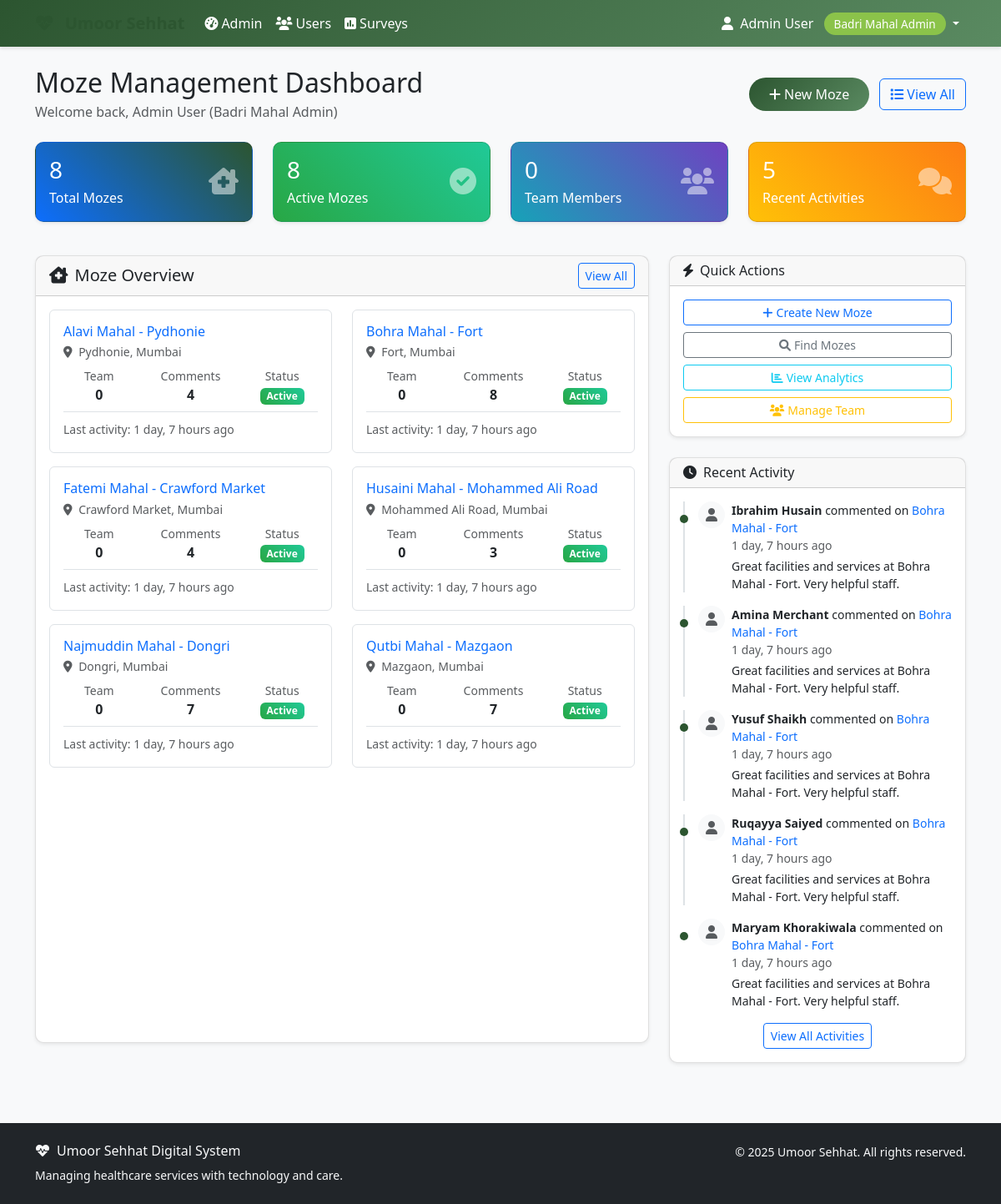
The page /moze/ (signed in) on the database as committed earlier.
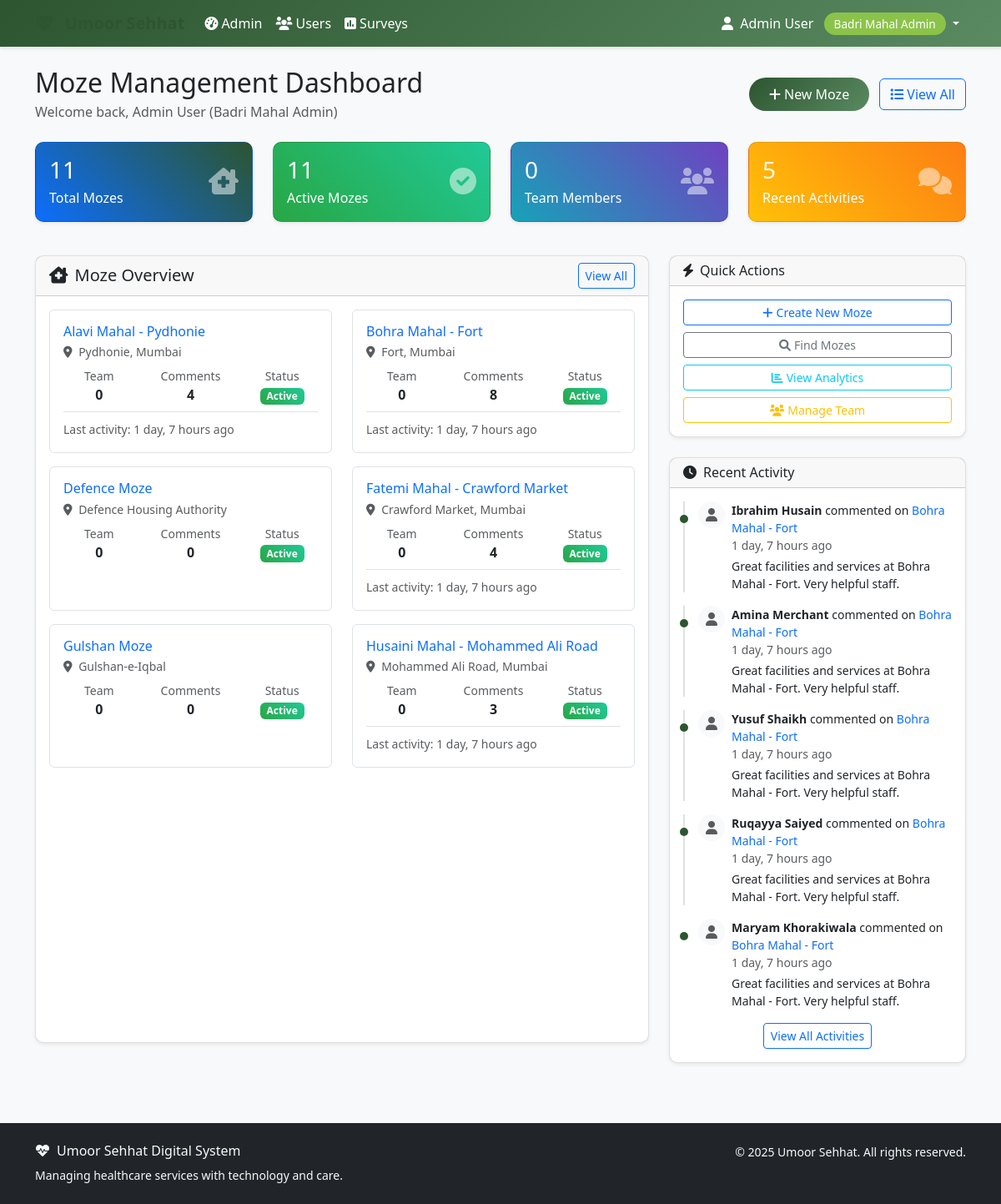
The same page on the database as committed later.
### moze/models.py (models this page shows, shortened)
class Moze(models.Model):
    name = models.CharField(max_length=100, unique=True)
    location = models.CharField(max_length=200)
    address = models.TextField(blank=True, null=True)
    aamil = models.ForeignKey(
        settings.AUTH_USER_MODEL,
        on_delete=models.CASCADE,
        related_name='managed_mozes',
        limit_choices_to={'role': 'aamil'}
    )
    team_members = models.ManyToManyField(
        settings.AUTH_USER_MODEL,
        related_name='moze_teams',
        blank=True,
        help_text='Team members assigned to this Moze'
    )
    moze_coordinator = models.ForeignKey(
        settings.AUTH_USER_MODEL,
        on_delete=models.SET_NULL,
        null=True,
        blank=True,
        related_name='coordinated_mozes',
        limit_choices_to={'role': 'moze_coordinator'}
    )
    established_date = models.DateField(blank=True, null=True)
    is_active = models.BooleanField(default=True)
    capacity = models.PositiveIntegerField(default=100, help_text='Maximum patient capacity')
    contact_phone = models.CharField(max_length=15, blank=True, null=True)
    contact_email = models.EmailField(blank=True, null=True)
    created_at = models.DateTimeField(auto_now_add=True)
    updated_at = models.DateTimeField(auto_now=True)
    class Meta:
        verbose_name = 'Moze'
        verbose_name_plural = 'Mozes'
        ordering = ['name']
    def get_team_count(self):
        return self.team_members.count()

class MozeComment(models.Model):
    moze = models.ForeignKey(Moze, on_delete=models.CASCADE, related_name='comments')
    author = models.ForeignKey(settings.AUTH_USER_MODEL, on_delete=models.CASCADE)
    content = models.TextField()
    parent = models.ForeignKey('self', on_delete=models.CASCADE, null=True, blank=True, related_name='replies')
    is_active = models.BooleanField(default=True)
    created_at = models.DateTimeField(auto_now_add=True)
    updated_at = models.DateTimeField(auto_now=True)
    class Meta:
        ordering = ['-created_at']

### accounts/models.py (models this page shows, shortened)
class User(AbstractUser):
    ROLE_CHOICES = [
        ('aamil', 'Aamil'),
        ('moze_coordinator', 'Moze Coordinator'),
        ('doctor', 'Doctor'),
        ('student', 'Student'),
        ('badri_mahal_admin', 'Badri Mahal Admin'),
    ]
    role = models.CharField(max_length=20, choices=ROLE_CHOICES, default='student')
    its_id = models.CharField(
        max_length=8,
        unique=True,
        null=True,
        blank=True,
        validators=[RegexValidator(
            regex=r'^\d{8}$',
            message='ITS ID must be exactly 8 digits',
            code='invalid_its_id'
        )],
        help_text='8-digit ITS ID'
    )
    phone_number = models.CharField(max_length=15, blank=True, null=True)
    profile_photo = models.ImageField(upload_to='profile_photos/', blank=True, null=True)
    arabic_name = models.CharField(max_length=100, blank=True, null=True)
    age = models.PositiveIntegerField(blank=True, null=True)
    verified_certificate = models.FileField(upload_to='certificates/', blank=True, null=True)
    specialty = models.CharField(max_length=100, blank=True, null=True)
    college = models.CharField(max_length=100, blank=True, null=True)  # For students
    specialization = models.CharField(max_length=100, blank=True, null=True)  # For students
    created_at = models.DateTimeField(auto_now_add=True)
    updated_at = models.DateTimeField(auto_now=True)
    def get_full_name(self):
        if self.arabic_name:
            return self.arabic_name
        return super().get_full_name() or self.username
    @property
    def is_aamil(self):
        return self.role == 'aamil'
    @property
    def is_moze_coordinator(self):
        return self.role == 'moze_coordinator'
    @property
    def is_doctor(self):
        return self.role == 'doctor'
    @property
    def is_student(self):
        return self.role == 'student'
    @property
    def is_admin(self):
        return self.role == 'badri_mahal_admin' or self.is_superuser
    class Meta:
        verbose_name = 'User'
        verbose_name_plural = 'Users'
        ordering = ['first_name', 'last_name']

### moze/views.py (the view)
# urls.py: path('', views.dashboard, name='dashboard'),
@login_required
def dashboard(request):
    user = request.user
    if user.is_admin:
        mozes = Moze.objects.all()
    elif user.is_aamil:
        mozes = user.managed_mozes.all()
    elif user.is_moze_coordinator:
        mozes = user.coordinated_mozes.all()
    else:
        mozes = Moze.objects.none()
    total_mozes = mozes.count()
    active_mozes = mozes.filter(is_active=True).count()
    team_members_count = User.objects.filter(moze_teams__in=mozes).distinct().count()
    recent_comments = MozeComment.objects.filter(
        moze__in=mozes,
        is_active=True
    ).select_related('author', 'moze').order_by('-created_at')[:5]
    moze_stats = []
    for moze in mozes[:6]:  # Top 6 mozes for dashboard
        stats = {
            'moze': moze,
            'team_count': moze.get_team_count(),
            'comments_count': moze.comments.filter(is_active=True).count(),
            'last_activity': moze.comments.filter(is_active=True).first(),
        }
        moze_stats.append(stats)
    context = {
        'total_mozes': total_mozes,
        'active_mozes': active_mozes,
        'team_members_count': team_members_count,
        'recent_comments': recent_comments,
        'moze_stats': moze_stats,
        'user_role': user.get_role_display(),
    }
    return render(request, 'moze/dashboard.html', context)

### templates/moze/dashboard.html (shortened to what the changed rows need)
{% extends 'base.html' %}
{% block content %}
<div class="container">
    <div class="row mb-4">
        <div class="col">
            <div class="d-flex justify-content-between align-items-center">
                <div>
                    <h2 class="mb-1">Moze Management Dashboard</h2>
                </div>
            </div>
        </div>
    </div>
    <div class="row mb-4">
        <div class="col-md-3 mb-3">
            <div class="card bg-primary text-white">
                <div class="card-body">
                    <div class="d-flex justify-content-between">
                        <div>
                            <h3 class="mb-1">{{ total_mozes }}</h3>
                            <p class="mb-0">Total Mozes</p>
                        </div>
                    </div>
                </div>
            </div>
        </div>
        <div class="col-md-3 mb-3">
            <div class="card bg-success text-white">
                <div class="card-body">
                    <div class="d-flex justify-content-between">
                        <div>
                            <h3 class="mb-1">{{ active_mozes }}</h3>
                            <p class="mb-0">Active Mozes</p>
                        </div>
                    </div>
                </div>
            </div>
        </div>
    </div>
    <div class="row">
        <div class="col-lg-8 mb-4">
            <div class="card h-100">
                <div class="card-body">
                    {% if moze_stats %}
                        <div class="row">
                            {% for stat in moze_stats %}
                                <div class="col-md-6 mb-3">
                                    <div class="border rounded p-3 h-100">
                                        <div class="d-flex justify-content-between align-items-start">
                                            <div class="flex-grow-1">
                                                <h6 class="mb-1">
                                                    <a href="{% url 'moze:detail' stat.moze.pk %}"
                                                       class="text-decoration-none">
                                                        {{ stat.moze.name }}
                                                    </a>
                                                </h6>
                                                <p class="small text-muted mb-2">
                                                    <i class="fas fa-map-marker-alt me-1"></i>
                                                    {{ stat.moze.location }}
                                                </p>
                                                <div class="row text-center">
                                                    <div class="col-4">
                                                        <small class="text-muted d-block">Team</small>
                                                        <strong>{{ stat.team_count }}</strong>
                                                    </div>
                                                    <div class="col-4">
                                                        <small class="text-muted d-block">Comments</small>
                                                        <strong>{{ stat.comments_count }}</strong>
                                                    </div>
                                                    <div class="col-4">
                                                        <small class="text-muted d-block">Status</small>
                                                        {% if stat.moze.is_active %}
                                                            <span class="badge bg-success">Active</span>
                                                        {% else %}
                                                            <span class="badge bg-secondary">Inactive</span>
                                                        {% endif %}
                                                    </div>
                                                </div>
                                            </div>
                                        </div>
                                        {% if stat.last_activity %}
                                            <div class="border-top pt-2 mt-2">
                                                <small class="text-muted">
                                                    Last activity: {{ stat.last_activity.created_at|timesince }} ago
                                                </small>
                                            </div>
                                        {% endif %}
                                    </div>
                                </div>
                            {% endfor %}
                        </div>
                    {% endif %}
                </div>
            </div>
        </div>
        <div class="col-lg-4">
            <div class="card">
                <div class="card-body">
                    {% if recent_comments %}
                        <div class="activity-feed">
                            {% for comment in recent_comments %}
                                <div class="activity-item mb-3">
                                    <div class="d-flex">
                                        <div class="flex-shrink-0">
                                            {% if comment.author.profile_photo %}
                                                <img src="{{ comment.author.profile_photo.url }}"
                                                     alt="{{ comment.author.get_full_name }}"
                                                     class="rounded-circle" width="32" height="32">
                                            {% else %}
                                                <div class="rounded-circle bg-light d-flex align-items-center justify-content-center"
                                                     style="width: 32px; height: 32px;">
                                                    <i class="fas fa-user text-muted"></i>
                                                </div>
                                            {% endif %}
                                        </div>
                                        <div class="flex-grow-1 ms-2">
                                            <div class="small">
                                                <strong>{{ comment.author.get_full_name }}</strong>
                                                commented on
                                                <a href="{% url 'moze:detail' comment.moze.pk %}"
                                                   class="text-decoration-none">
                                                    {{ comment.moze.name }}
                                                </a>
                                            </div>
                                            <div class="small text-muted">
                                                {{ comment.created_at|timesince }} ago
                                            </div>
                                            <div class="small mt-1">
                                                {{ comment.content|truncatewords:15 }}
                                            </div>
                                        </div>
                                    </div>
                                </div>
                            {% endfor %}
                        </div>
                    {% else %}
                        <div class="text-center py-3">
                            <i class="fas fa-clock fa-2x text-muted mb-2"></i>
                            <p class="text-muted mb-0">No recent activity</p>
                        </div>
                    {% endif %}
                </div>
            </div>
        </div>
    </div>
</div>
{% endblock %}

Rows that differ between the two databases and show on the page:
no longer on this page (row unchanged): Moze: moze.name "Najmuddin Mahal - Dongri", moze.location "Dongri, Mumbai", team_count "0", comments_count "7", is_active "Active", last_activity.created_at "1 day, 7 hours"
no longer on this page (row unchanged): Moze: moze.name "Qutbi Mahal - Mazgaon", moze.location "Mazgaon, Mumbai", team_count "0", comments_count "7", is_active "Active", last_activity.created_at "1 day, 7 hours"
added Moze: moze.name "Defence Moze", moze.location "Defence Housing Authority", team_count "0", comments_count "0", is_active "Active"
added Moze: moze.name "Gulshan Moze", moze.location "Gulshan-e-Iqbal", team_count "0", comments_count "0", is_active "Active"
Other text that changed with them:
{{ total_mozes }}: "8" → "11"
{{ active_mozes }}: "8" → "11"
